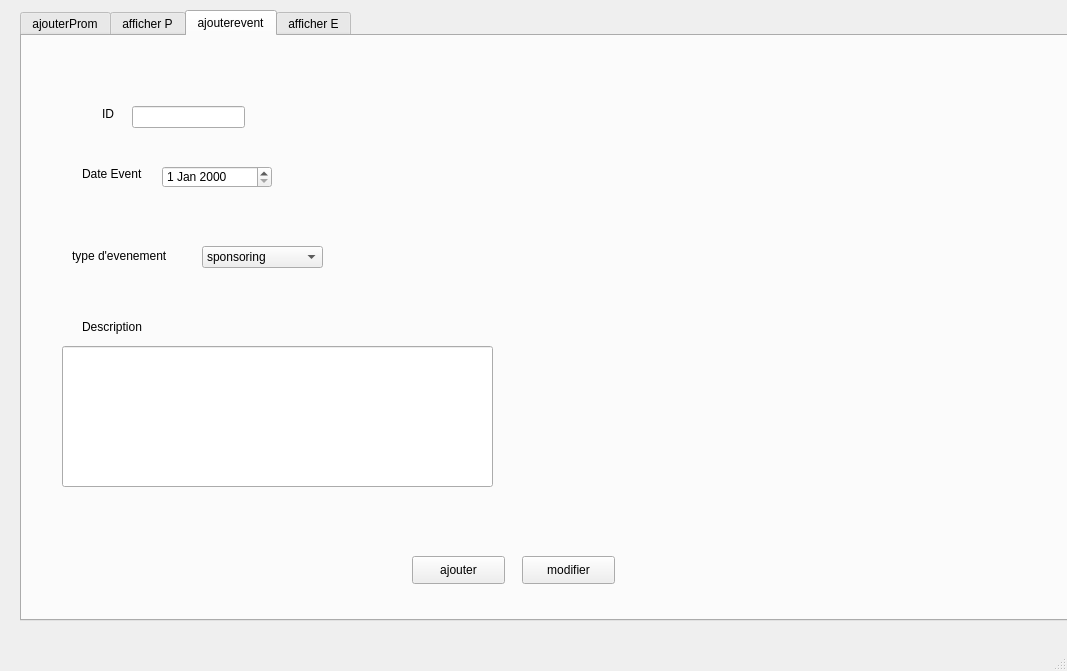
<?xml version="1.0" encoding="UTF-8"?>
<ui version="4.0">
 <class>MainWindow</class>
 <widget class="QMainWindow" name="MainWindow">
  <property name="geometry">
   <rect>
    <x>0</x>
    <y>0</y>
    <width>1067</width>
    <height>671</height>
   </rect>
  </property>
  <property name="windowTitle">
   <string>MainWindow</string>
  </property>
  <widget class="QWidget" name="centralwidget">
   <widget class="QTabWidget" name="tabWidget">
    <property name="geometry">
     <rect>
      <x>20</x>
      <y>10</y>
      <width>1051</width>
      <height>611</height>
     </rect>
    </property>
    <property name="currentIndex">
     <number>2</number>
    </property>
    <widget class="QWidget" name="tab">
     <attribute name="title">
      <string>ajouterProm</string>
     </attribute>
     <widget class="QLabel" name="ID">
      <property name="geometry">
       <rect>
        <x>80</x>
        <y>50</y>
        <width>56</width>
        <height>16</height>
       </rect>
      </property>
      <property name="text">
       <string>ID</string>
      </property>
     </widget>
     <widget class="QLineEdit" name="lineEdit_id">
      <property name="geometry">
       <rect>
        <x>110</x>
        <y>50</y>
        <width>113</width>
        <height>22</height>
       </rect>
      </property>
     </widget>
     <widget class="QLabel" name="DateDebut">
      <property name="geometry">
       <rect>
        <x>70</x>
        <y>110</y>
        <width>81</width>
        <height>16</height>
       </rect>
      </property>
      <property name="text">
       <string>Date Debut</string>
      </property>
     </widget>
     <widget class="QDateEdit" name="dateEdit_debut">
      <property name="geometry">
       <rect>
        <x>150</x>
        <y>110</y>
        <width>110</width>
        <height>22</height>
       </rect>
      </property>
     </widget>
     <widget class="QDateEdit" name="dateEdit_fin">
      <property name="geometry">
       <rect>
        <x>150</x>
        <y>160</y>
        <width>110</width>
        <height>22</height>
       </rect>
      </property>
     </widget>
     <widget class="QLabel" name="DAtefin">
      <property name="geometry">
       <rect>
        <x>70</x>
        <y>160</y>
        <width>91</width>
        <height>21</height>
       </rect>
      </property>
      <property name="text">
       <string>Date Fin</string>
      </property>
     </widget>
     <widget class="QSpinBox" name="pourc">
      <property name="geometry">
       <rect>
        <x>210</x>
        <y>220</y>
        <width>42</width>
        <height>22</height>
       </rect>
      </property>
     </widget>
     <widget class="QLabel" name="pourcentage_2">
      <property name="geometry">
       <rect>
        <x>90</x>
        <y>220</y>
        <width>91</width>
        <height>21</height>
       </rect>
      </property>
      <property name="text">
       <string>pourcentage</string>
      </property>
     </widget>
     <widget class="QSpinBox" name="nbvoiture">
      <property name="geometry">
       <rect>
        <x>210</x>
        <y>270</y>
        <width>42</width>
        <height>22</height>
       </rect>
      </property>
     </widget>
     <widget class="QLabel" name="nbvoiture_2">
      <property name="geometry">
       <rect>
        <x>90</x>
        <y>270</y>
        <width>91</width>
        <height>21</height>
       </rect>
      </property>
      <property name="text">
       <string>nbvoiture</string>
      </property>
     </widget>
     <widget class="QLineEdit" name="typeV">
      <property name="geometry">
       <rect>
        <x>120</x>
        <y>320</y>
        <width>113</width>
        <height>22</height>
       </rect>
      </property>
     </widget>
     <widget class="QLabel" name="typevoiture">
      <property name="geometry">
       <rect>
        <x>30</x>
        <y>320</y>
        <width>91</width>
        <height>21</height>
       </rect>
      </property>
      <property name="text">
       <string>typeVoiture</string>
      </property>
     </widget>
     <widget class="QPushButton" name="pb_ajouterP">
      <property name="geometry">
       <rect>
        <x>230</x>
        <y>390</y>
        <width>93</width>
        <height>28</height>
       </rect>
      </property>
      <property name="text">
       <string>Ajouter</string>
      </property>
     </widget>
     <widget class="QPushButton" name="pb_modifierP">
      <property name="geometry">
       <rect>
        <x>330</x>
        <y>390</y>
        <width>93</width>
        <height>28</height>
       </rect>
      </property>
      <property name="text">
       <string>modifier</string>
      </property>
     </widget>
    </widget>
    <widget class="QWidget" name="afficher">
     <attribute name="title">
      <string>afficher P</string>
     </attribute>
     <widget class="QLabel" name="label">
      <property name="geometry">
       <rect>
        <x>100</x>
        <y>500</y>
        <width>56</width>
        <height>16</height>
       </rect>
      </property>
      <property name="text">
       <string>ID </string>
      </property>
     </widget>
     <widget class="QLineEdit" name="lineEdit_idS">
      <property name="geometry">
       <rect>
        <x>140</x>
        <y>500</y>
        <width>113</width>
        <height>22</height>
       </rect>
      </property>
     </widget>
     <widget class="QPushButton" name="pb_supprimer">
      <property name="geometry">
       <rect>
        <x>290</x>
        <y>500</y>
        <width>93</width>
        <height>28</height>
       </rect>
      </property>
      <property name="text">
       <string>Supprimer</string>
      </property>
     </widget>
     <widget class="QTableView" name="tabpromotion">
      <property name="geometry">
       <rect>
        <x>110</x>
        <y>40</y>
        <width>791</width>
        <height>411</height>
       </rect>
      </property>
     </widget>
    </widget>
    <widget class="QWidget" name="tab_2">
     <attribute name="title">
      <string>ajouterevent</string>
     </attribute>
     <widget class="QLabel" name="ID_2">
      <property name="geometry">
       <rect>
        <x>80</x>
        <y>70</y>
        <width>56</width>
        <height>16</height>
       </rect>
      </property>
      <property name="text">
       <string>ID</string>
      </property>
     </widget>
     <widget class="QLineEdit" name="lineEdit_idE">
      <property name="geometry">
       <rect>
        <x>110</x>
        <y>70</y>
        <width>113</width>
        <height>22</height>
       </rect>
      </property>
     </widget>
     <widget class="QLabel" name="label_2">
      <property name="geometry">
       <rect>
        <x>60</x>
        <y>130</y>
        <width>71</width>
        <height>16</height>
       </rect>
      </property>
      <property name="text">
       <string>Date Event</string>
      </property>
     </widget>
     <widget class="QDateEdit" name="dateEdit_event">
      <property name="geometry">
       <rect>
        <x>140</x>
        <y>130</y>
        <width>110</width>
        <height>22</height>
       </rect>
      </property>
     </widget>
     <widget class="QPushButton" name="pb_ajouterE">
      <property name="geometry">
       <rect>
        <x>390</x>
        <y>520</y>
        <width>93</width>
        <height>28</height>
       </rect>
      </property>
      <property name="text">
       <string>ajouter</string>
      </property>
     </widget>
     <widget class="QLabel" name="label_3">
      <property name="geometry">
       <rect>
        <x>60</x>
        <y>280</y>
        <width>121</width>
        <height>21</height>
       </rect>
      </property>
      <property name="text">
       <string>Description</string>
      </property>
     </widget>
     <widget class="QComboBox" name="comboBoxE">
      <property name="geometry">
       <rect>
        <x>180</x>
        <y>210</y>
        <width>121</width>
        <height>22</height>
       </rect>
      </property>
      <item>
       <property name="text">
        <string>sponsoring</string>
       </property>
      </item>
      <item>
       <property name="text">
        <string>reunion</string>
       </property>
      </item>
      <item>
       <property name="text">
        <string>nouveauté</string>
       </property>
      </item>
     </widget>
     <widget class="QLabel" name="label_4">
      <property name="geometry">
       <rect>
        <x>50</x>
        <y>210</y>
        <width>111</width>
        <height>20</height>
       </rect>
      </property>
      <property name="text">
       <string>type d'evenement</string>
      </property>
     </widget>
     <widget class="QLineEdit" name="description">
      <property name="geometry">
       <rect>
        <x>40</x>
        <y>310</y>
        <width>431</width>
        <height>141</height>
       </rect>
      </property>
      <property name="text">
       <string/>
      </property>
     </widget>
     <widget class="QPushButton" name="pb_modifierE">
      <property name="geometry">
       <rect>
        <x>500</x>
        <y>520</y>
        <width>93</width>
        <height>28</height>
       </rect>
      </property>
      <property name="text">
       <string>modifier</string>
      </property>
     </widget>
    </widget>
    <widget class="QWidget" name="tab_3">
     <attribute name="title">
      <string>afficher E</string>
     </attribute>
     <widget class="QLineEdit" name="lineEdit_idES">
      <property name="geometry">
       <rect>
        <x>130</x>
        <y>470</y>
        <width>113</width>
        <height>22</height>
       </rect>
      </property>
     </widget>
     <widget class="QLabel" name="label_5">
      <property name="geometry">
       <rect>
        <x>90</x>
        <y>470</y>
        <width>56</width>
        <height>16</height>
       </rect>
      </property>
      <property name="text">
       <string>ID </string>
      </property>
     </widget>
     <widget class="QPushButton" name="pb_supprimerE">
      <property name="geometry">
       <rect>
        <x>270</x>
        <y>470</y>
        <width>93</width>
        <height>28</height>
       </rect>
      </property>
      <property name="text">
       <string>Supprimer</string>
      </property>
     </widget>
     <widget class="QTableView" name="tabevenement">
      <property name="geometry">
       <rect>
        <x>80</x>
        <y>20</y>
        <width>791</width>
        <height>411</height>
       </rect>
      </property>
     </widget>
    </widget>
   </widget>
  </widget>
  <widget class="QMenuBar" name="menubar">
   <property name="geometry">
    <rect>
     <x>0</x>
     <y>0</y>
     <width>1067</width>
     <height>26</height>
    </rect>
   </property>
  </widget>
  <widget class="QStatusBar" name="statusbar"/>
 </widget>
 <resources/>
 <connections/>
</ui>
